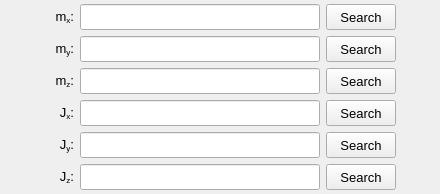
               <widget class="QWidget" name="tab_mass_table">
                <attribute name="title">
                 <string>Mass</string>
                </attribute>
                <layout class="QGridLayout" name="gridLayout_9">
                 <property name="leftMargin">
                  <number>4</number>
                 </property>
                 <property name="topMargin">
                  <number>4</number>
                 </property>
                 <property name="rightMargin">
                  <number>4</number>
                 </property>
                 <property name="bottomMargin">
                  <number>4</number>
                 </property>
                 <item row="0" column="0">
                  <spacer name="horizontalSpacer_5">
                   <property name="orientation">
                    <enum>Qt::Orientation::Horizontal</enum>
                   </property>
                   <property name="sizeHint" stdset="0">
                    <size>
                     <width>40</width>
                     <height>20</height>
                    </size>
                   </property>
                  </spacer>
                 </item>
                 <item row="5" column="1">
                  <widget class="QLabel" name="label_143">
                   <property name="enabled">
                    <bool>true</bool>
                   </property>
                   <property name="minimumSize">
                    <size>
                     <width>30</width>
                     <height>26</height>
                    </size>
                   </property>
                   <property name="maximumSize">
                    <size>
                     <width>30</width>
                     <height>26</height>
                    </size>
                   </property>
                   <property name="font">
                    <font>
                     <pointsize>10</pointsize>
                    </font>
                   </property>
                   <property name="mouseTracking">
                    <bool>true</bool>
                   </property>
                   <property name="text">
                    <string>&lt;html&gt;&lt;head/&gt;&lt;body&gt;&lt;p align=&quot;right&quot;&gt;J&lt;span style=&quot; vertical-align:sub;&quot;&gt;z&lt;/span&gt;:&lt;/p&gt;&lt;/body&gt;&lt;/html&gt;</string>
                   </property>
                   <property name="alignment">
                    <set>Qt::AlignmentFlag::AlignCenter</set>
                   </property>
                  </widget>
                 </item>
                 <item row="4" column="1">
                  <widget class="QLabel" name="label_152">
                   <property name="enabled">
                    <bool>true</bool>
                   </property>
                   <property name="minimumSize">
                    <size>
                     <width>30</width>
                     <height>26</height>
                    </size>
                   </property>
                   <property name="maximumSize">
                    <size>
                     <width>30</width>
                     <height>26</height>
                    </size>
                   </property>
                   <property name="font">
                    <font>
                     <pointsize>10</pointsize>
                    </font>
                   </property>
                   <property name="mouseTracking">
                    <bool>true</bool>
                   </property>
                   <property name="text">
                    <string>&lt;html&gt;&lt;head/&gt;&lt;body&gt;&lt;p align=&quot;right&quot;&gt;J&lt;span style=&quot; vertical-align:sub;&quot;&gt;y&lt;/span&gt;:&lt;/p&gt;&lt;/body&gt;&lt;/html&gt;</string>
                   </property>
                   <property name="alignment">
                    <set>Qt::AlignmentFlag::AlignCenter</set>
                   </property>
                  </widget>
                 </item>
                 <item row="3" column="1">
                  <widget class="QLabel" name="label_153">
                   <property name="enabled">
                    <bool>true</bool>
                   </property>
                   <property name="minimumSize">
                    <size>
                     <width>30</width>
                     <height>26</height>
                    </size>
                   </property>
                   <property name="maximumSize">
                    <size>
                     <width>30</width>
                     <height>26</height>
                    </size>
                   </property>
                   <property name="font">
                    <font>
                     <pointsize>10</pointsize>
                    </font>
                   </property>
                   <property name="mouseTracking">
                    <bool>true</bool>
                   </property>
                   <property name="text">
                    <string>&lt;html&gt;&lt;head/&gt;&lt;body&gt;&lt;p align=&quot;right&quot;&gt;J&lt;span style=&quot; vertical-align:sub;&quot;&gt;x&lt;/span&gt;:&lt;/p&gt;&lt;/body&gt;&lt;/html&gt;</string>
                   </property>
                   <property name="alignment">
                    <set>Qt::AlignmentFlag::AlignCenter</set>
                   </property>
                  </widget>
                 </item>
                 <item row="2" column="3">
                  <widget class="QPushButton" name="pushButton_load_Mz_table">
                   <property name="enabled">
                    <bool>true</bool>
                   </property>
                   <property name="sizePolicy">
                    <sizepolicy hsizetype="Expanding" vsizetype="Fixed">
                     <horstretch>0</horstretch>
                     <verstretch>0</verstretch>
                    </sizepolicy>
                   </property>
                   <property name="minimumSize">
                    <size>
                     <width>70</width>
                     <height>26</height>
                    </size>
                   </property>
                   <property name="maximumSize">
                    <size>
                     <width>70</width>
                     <height>16777215</height>
                    </size>
                   </property>
                   <property name="font">
                    <font>
                     <pointsize>10</pointsize>
                    </font>
                   </property>
                   <property name="styleSheet">
                    <string notr="true"/>
                   </property>
                   <property name="text">
                    <string>Search</string>
                   </property>
                  </widget>
                 </item>
                 <item row="0" column="1">
                  <widget class="QLabel" name="label_150">
                   <property name="enabled">
                    <bool>true</bool>
                   </property>
                   <property name="minimumSize">
                    <size>
                     <width>30</width>
                     <height>26</height>
                    </size>
                   </property>
                   <property name="maximumSize">
                    <size>
                     <width>30</width>
                     <height>26</height>
                    </size>
                   </property>
                   <property name="font">
                    <font>
                     <pointsize>10</pointsize>
                    </font>
                   </property>
                   <property name="mouseTracking">
                    <bool>true</bool>
                   </property>
                   <property name="text">
                    <string>&lt;html&gt;&lt;head/&gt;&lt;body&gt;&lt;p align=&quot;right&quot;&gt;m&lt;span style=&quot; vertical-align:sub;&quot;&gt;x&lt;/span&gt;:&lt;/p&gt;&lt;/body&gt;&lt;/html&gt;</string>
                   </property>
                   <property name="alignment">
                    <set>Qt::AlignmentFlag::AlignCenter</set>
                   </property>
                  </widget>
                 </item>
                 <item row="1" column="3">
                  <widget class="QPushButton" name="pushButton_load_My_table">
                   <property name="enabled">
                    <bool>true</bool>
                   </property>
                   <property name="sizePolicy">
                    <sizepolicy hsizetype="Expanding" vsizetype="Fixed">
                     <horstretch>0</horstretch>
                     <verstretch>0</verstretch>
                    </sizepolicy>
                   </property>
                   <property name="minimumSize">
                    <size>
                     <width>70</width>
                     <height>26</height>
                    </size>
                   </property>
                   <property name="maximumSize">
                    <size>
                     <width>70</width>
                     <height>16777215</height>
                    </size>
                   </property>
                   <property name="font">
                    <font>
                     <pointsize>10</pointsize>
                    </font>
                   </property>
                   <property name="styleSheet">
                    <string notr="true"/>
                   </property>
                   <property name="text">
                    <string>Search</string>
                   </property>
                  </widget>
                 </item>
                 <item row="3" column="2">
                  <widget class="QLineEdit" name="lineEdit_Jx_table_path">
                   <property name="enabled">
                    <bool>true</bool>
                   </property>
                   <property name="minimumSize">
                    <size>
                     <width>240</width>
                     <height>26</height>
                    </size>
                   </property>
                   <property name="maximumSize">
                    <size>
                     <width>250</width>
                     <height>26</height>
                    </size>
                   </property>
                   <property name="sizeIncrement">
                    <size>
                     <width>0</width>
                     <height>0</height>
                    </size>
                   </property>
                   <property name="font">
                    <font>
                     <pointsize>9</pointsize>
                    </font>
                   </property>
                   <property name="styleSheet">
                    <string notr="true"/>
                   </property>
                   <property name="alignment">
                    <set>Qt::AlignmentFlag::AlignCenter</set>
                   </property>
                   <property name="clearButtonEnabled">
                    <bool>true</bool>
                   </property>
                  </widget>
                 </item>
                 <item row="3" column="3">
                  <widget class="QPushButton" name="pushButton_load_Jx_table">
                   <property name="enabled">
                    <bool>true</bool>
                   </property>
                   <property name="sizePolicy">
                    <sizepolicy hsizetype="Expanding" vsizetype="Fixed">
                     <horstretch>0</horstretch>
                     <verstretch>0</verstretch>
                    </sizepolicy>
                   </property>
                   <property name="minimumSize">
                    <size>
                     <width>70</width>
                     <height>26</height>
                    </size>
                   </property>
                   <property name="maximumSize">
                    <size>
                     <width>70</width>
                     <height>16777215</height>
                    </size>
                   </property>
                   <property name="font">
                    <font>
                     <pointsize>10</pointsize>
                    </font>
                   </property>
                   <property name="styleSheet">
                    <string notr="true"/>
                   </property>
                   <property name="text">
                    <string>Search</string>
                   </property>
                  </widget>
                 </item>
                 <item row="4" column="2">
                  <widget class="QLineEdit" name="lineEdit_Jy_table_path">
                   <property name="enabled">
                    <bool>true</bool>
                   </property>
                   <property name="minimumSize">
                    <size>
                     <width>240</width>
                     <height>26</height>
                    </size>
                   </property>
                   <property name="maximumSize">
                    <size>
                     <width>250</width>
                     <height>26</height>
                    </size>
                   </property>
                   <property name="sizeIncrement">
                    <size>
                     <width>0</width>
                     <height>0</height>
                    </size>
                   </property>
                   <property name="font">
                    <font>
                     <pointsize>9</pointsize>
                    </font>
                   </property>
                   <property name="styleSheet">
                    <string notr="true"/>
                   </property>
                   <property name="alignment">
                    <set>Qt::AlignmentFlag::AlignCenter</set>
                   </property>
                   <property name="clearButtonEnabled">
                    <bool>true</bool>
                   </property>
                  </widget>
                 </item>
                 <item row="4" column="3">
                  <widget class="QPushButton" name="pushButton_load_Jy_table">
                   <property name="enabled">
                    <bool>true</bool>
                   </property>
                   <property name="sizePolicy">
                    <sizepolicy hsizetype="Expanding" vsizetype="Fixed">
                     <horstretch>0</horstretch>
                     <verstretch>0</verstretch>
                    </sizepolicy>
                   </property>
                   <property name="minimumSize">
                    <size>
                     <width>70</width>
                     <height>26</height>
                    </size>
                   </property>
                   <property name="maximumSize">
                    <size>
                     <width>70</width>
                     <height>16777215</height>
                    </size>
                   </property>
                   <property name="font">
                    <font>
                     <pointsize>10</pointsize>
                    </font>
                   </property>
                   <property name="styleSheet">
                    <string notr="true"/>
                   </property>
                   <property name="text">
                    <string>Search</string>
                   </property>
                  </widget>
                 </item>
                 <item row="5" column="3">
                  <widget class="QPushButton" name="pushButton_load_Jz_table">
                   <property name="enabled">
                    <bool>true</bool>
                   </property>
                   <property name="sizePolicy">
                    <sizepolicy hsizetype="Expanding" vsizetype="Fixed">
                     <horstretch>0</horstretch>
                     <verstretch>0</verstretch>
                    </sizepolicy>
                   </property>
                   <property name="minimumSize">
                    <size>
                     <width>70</width>
                     <height>26</height>
                    </size>
                   </property>
                   <property name="maximumSize">
                    <size>
                     <width>70</width>
                     <height>16777215</height>
                    </size>
                   </property>
                   <property name="font">
                    <font>
                     <pointsize>10</pointsize>
                    </font>
                   </property>
                   <property name="styleSheet">
                    <string notr="true"/>
                   </property>
                   <property name="text">
                    <string>Search</string>
                   </property>
                  </widget>
                 </item>
                 <item row="0" column="2">
                  <widget class="QLineEdit" name="lineEdit_Mx_table_path">
                   <property name="enabled">
                    <bool>true</bool>
                   </property>
                   <property name="minimumSize">
                    <size>
                     <width>240</width>
                     <height>26</height>
                    </size>
                   </property>
                   <property name="maximumSize">
                    <size>
                     <width>250</width>
                     <height>26</height>
                    </size>
                   </property>
                   <property name="sizeIncrement">
                    <size>
                     <width>0</width>
                     <height>0</height>
                    </size>
                   </property>
                   <property name="font">
                    <font>
                     <pointsize>9</pointsize>
                    </font>
                   </property>
                   <property name="styleSheet">
                    <string notr="true"/>
                   </property>
                   <property name="alignment">
                    <set>Qt::AlignmentFlag::AlignCenter</set>
                   </property>
                   <property name="clearButtonEnabled">
                    <bool>true</bool>
                   </property>
                  </widget>
                 </item>
                 <item row="5" column="2">
                  <widget class="QLineEdit" name="lineEdit_Jz_table_path">
                   <property name="enabled">
                    <bool>true</bool>
                   </property>
                   <property name="minimumSize">
                    <size>
                     <width>240</width>
                     <height>26</height>
                    </size>
                   </property>
                   <property name="maximumSize">
                    <size>
                     <width>250</width>
                     <height>26</height>
                    </size>
                   </property>
                   <property name="sizeIncrement">
                    <size>
                     <width>0</width>
                     <height>0</height>
                    </size>
                   </property>
                   <property name="font">
                    <font>
                     <pointsize>9</pointsize>
                    </font>
                   </property>
                   <property name="styleSheet">
                    <string notr="true"/>
                   </property>
                   <property name="alignment">
                    <set>Qt::AlignmentFlag::AlignCenter</set>
                   </property>
                   <property name="clearButtonEnabled">
                    <bool>true</bool>
                   </property>
                  </widget>
                 </item>
                 <item row="1" column="1">
                  <widget class="QLabel" name="label_151">
                   <property name="enabled">
                    <bool>true</bool>
                   </property>
                   <property name="minimumSize">
                    <size>
                     <width>30</width>
                     <height>26</height>
                    </size>
                   </property>
                   <property name="maximumSize">
                    <size>
                     <width>30</width>
                     <height>26</height>
                    </size>
                   </property>
                   <property name="font">
                    <font>
                     <pointsize>10</pointsize>
                    </font>
                   </property>
                   <property name="mouseTracking">
                    <bool>true</bool>
                   </property>
                   <property name="text">
                    <string>&lt;html&gt;&lt;head/&gt;&lt;body&gt;&lt;p align=&quot;right&quot;&gt;m&lt;span style=&quot; vertical-align:sub;&quot;&gt;y&lt;/span&gt;:&lt;/p&gt;&lt;/body&gt;&lt;/html&gt;</string>
                   </property>
                   <property name="alignment">
                    <set>Qt::AlignmentFlag::AlignCenter</set>
                   </property>
                  </widget>
                 </item>
                 <item row="1" column="2">
                  <widget class="QLineEdit" name="lineEdit_My_table_path">
                   <property name="enabled">
                    <bool>true</bool>
                   </property>
                   <property name="minimumSize">
                    <size>
                     <width>240</width>
                     <height>26</height>
                    </size>
                   </property>
                   <property name="maximumSize">
                    <size>
                     <width>250</width>
                     <height>26</height>
                    </size>
                   </property>
                   <property name="sizeIncrement">
                    <size>
                     <width>0</width>
                     <height>0</height>
                    </size>
                   </property>
                   <property name="font">
                    <font>
                     <pointsize>9</pointsize>
                    </font>
                   </property>
                   <property name="styleSheet">
                    <string notr="true"/>
                   </property>
                   <property name="alignment">
                    <set>Qt::AlignmentFlag::AlignCenter</set>
                   </property>
                   <property name="clearButtonEnabled">
                    <bool>true</bool>
                   </property>
                  </widget>
                 </item>
                 <item row="2" column="2">
                  <widget class="QLineEdit" name="lineEdit_Mz_table_path">
                   <property name="enabled">
                    <bool>true</bool>
                   </property>
                   <property name="minimumSize">
                    <size>
                     <width>240</width>
                     <height>26</height>
                    </size>
                   </property>
                   <property name="maximumSize">
                    <size>
                     <width>250</width>
                     <height>26</height>
                    </size>
                   </property>
                   <property name="sizeIncrement">
                    <size>
                     <width>0</width>
                     <height>0</height>
                    </size>
                   </property>
                   <property name="font">
                    <font>
                     <pointsize>9</pointsize>
                    </font>
                   </property>
                   <property name="styleSheet">
                    <string notr="true"/>
                   </property>
                   <property name="alignment">
                    <set>Qt::AlignmentFlag::AlignCenter</set>
                   </property>
                   <property name="clearButtonEnabled">
                    <bool>true</bool>
                   </property>
                  </widget>
                 </item>
                 <item row="0" column="3">
                  <widget class="QPushButton" name="pushButton_load_Mx_table">
                   <property name="enabled">
                    <bool>true</bool>
                   </property>
                   <property name="sizePolicy">
                    <sizepolicy hsizetype="Expanding" vsizetype="Fixed">
                     <horstretch>0</horstretch>
                     <verstretch>0</verstretch>
                    </sizepolicy>
                   </property>
                   <property name="minimumSize">
                    <size>
                     <width>70</width>
                     <height>26</height>
                    </size>
                   </property>
                   <property name="maximumSize">
                    <size>
                     <width>70</width>
                     <height>16777215</height>
                    </size>
                   </property>
                   <property name="font">
                    <font>
                     <pointsize>10</pointsize>
                    </font>
                   </property>
                   <property name="styleSheet">
                    <string notr="true"/>
                   </property>
                   <property name="text">
                    <string>Search</string>
                   </property>
                  </widget>
                 </item>
                 <item row="2" column="1">
                  <widget class="QLabel" name="label_146">
                   <property name="enabled">
                    <bool>true</bool>
                   </property>
                   <property name="minimumSize">
                    <size>
                     <width>30</width>
                     <height>26</height>
                    </size>
                   </property>
                   <property name="maximumSize">
                    <size>
                     <width>30</width>
                     <height>26</height>
                    </size>
                   </property>
                   <property name="font">
                    <font>
                     <pointsize>10</pointsize>
                    </font>
                   </property>
                   <property name="mouseTracking">
                    <bool>true</bool>
                   </property>
                   <property name="text">
                    <string>&lt;html&gt;&lt;head/&gt;&lt;body&gt;&lt;p align=&quot;right&quot;&gt;m&lt;span style=&quot; vertical-align:sub;&quot;&gt;z&lt;/span&gt;:&lt;/p&gt;&lt;/body&gt;&lt;/html&gt;</string>
                   </property>
                   <property name="alignment">
                    <set>Qt::AlignmentFlag::AlignCenter</set>
                   </property>
                  </widget>
                 </item>
                 <item row="0" column="4">
                  <spacer name="horizontalSpacer_6">
                   <property name="orientation">
                    <enum>Qt::Orientation::Horizontal</enum>
                   </property>
                   <property name="sizeHint" stdset="0">
                    <size>
                     <width>40</width>
                     <height>20</height>
                    </size>
                   </property>
                  </spacer>
                 </item>
                </layout>
               </widget>
